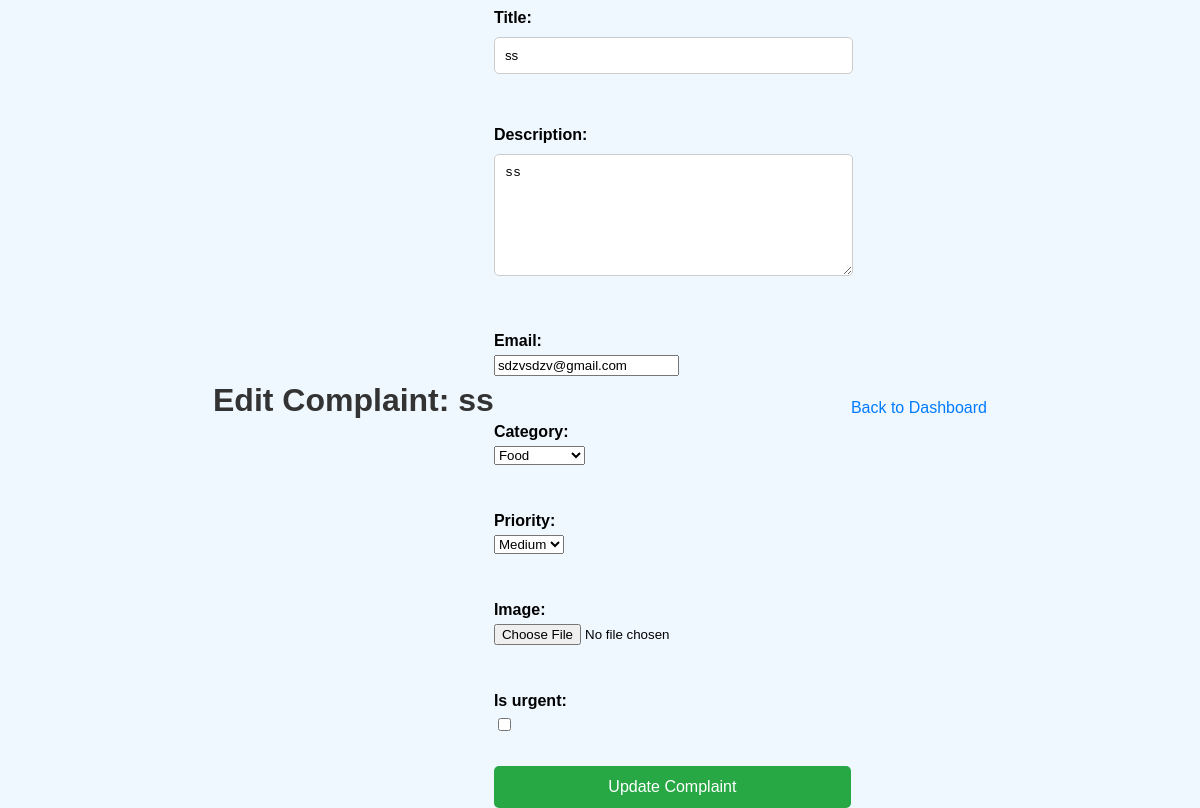
The page /complaints/edit/38/ (signed in) on the database its author committed.
### complaints/models.py (models this page shows, shortened)
class Complaint(models.Model):
    FOOD = 'FO'
    SERVICE = 'SV'
    CLEANLINESS = 'CL'
    CATEGORY_CHOICES = [
        (FOOD, 'Food'),
        (SERVICE, 'Service'),
        (CLEANLINESS, 'Cleanliness'),
    ]
    PENDING = 'PE'
    RESOLVED = 'RE'
    IN_PROGRESS = 'IP'
    STATUS_CHOICES = [
        (PENDING, 'Pending'),
        (RESOLVED, 'Resolved'),
        (IN_PROGRESS, 'In Progress'),
    ]
    HIGH = 'HI'
    MEDIUM = 'ME'
    LOW = 'LO'
    PRIORITY_CHOICES = [
        (HIGH, 'High'),
        (MEDIUM, 'Medium'),
        (LOW, 'Low'),
    ]
    user = models.ForeignKey(User, on_delete=models.CASCADE, null=True, blank=True)  # Link complaint to user
    title = models.CharField(max_length=255)
    description = models.TextField()
    category = models.CharField(max_length=2, choices=CATEGORY_CHOICES)
    email = models.EmailField(blank=True, null=True)  # Optional email field
    status = models.CharField(max_length=2, choices=STATUS_CHOICES, default=PENDING)  # Complaint status
    submitted_at = models.DateTimeField(auto_now_add=True)  # Automatically set when complaint is submitted
    status_updated_at = models.DateTimeField(auto_now=True)  # Automatically set when status is updated
    priority = models.CharField(max_length=2, choices=PRIORITY_CHOICES, default=MEDIUM)  # Complaint priority
    image = models.ImageField(upload_to='complaints/', blank=True, null=True)  # Optional image upload field
    resolved_at = models.DateTimeField(blank=True, null=True)  # Date and time when complaint was resolved
    is_urgent = models.BooleanField(default=False)  # Flag to mark complaints as urgent
    resolved_by = models.ForeignKey(User, on_delete=models.SET_NULL, blank=True, null=True, related_name='resolved_complaints')  # Admin who resolved the complaint

### complaints/views.py (the view)
# urls.py: path('edit/<int:complaint_id>/', views.edit_complaint, name='edit_complaint'),
@login_required
def edit_complaint(request, complaint_id):
    complaint = get_object_or_404(Complaint, id=complaint_id, user=request.user)
    if complaint.status != 'PE':
        messages.error(request, "You can't edit a complaint that is already being processed.")
        return redirect('user_dashboard')
    if request.method == 'POST':
        form = ComplaintForm(request.POST, request.FILES, instance=complaint)
        if form.is_valid():
            form.save()
            messages.success(request, 'Complaint updated successfully.')
            return redirect('user_dashboard')
    else:
        form = ComplaintForm(instance=complaint)
    return render(request, 'complaints/edit_complaint.html', {'form': form, 'complaint': complaint})

### complaints/forms.py (shortened to what this page needs)
class ComplaintForm(forms.ModelForm):
    class Meta:
        model = Complaint
        fields = ['title', 'description', 'email', 'category', 'priority', 'image', 'is_urgent']

### complaints/templates/complaints/edit_complaint.html (shortened to what this page needs)
{% load static %}
<!DOCTYPE html>
<html>
<head>
    <link rel="stylesheet" type="text/css" href="{% static 'css/edit_complaint.css' %}">
</head>
<body>
    <h1>Edit Complaint: {{ complaint.title }}</h1>
    <form method="post" enctype="multipart/form-data">
        {{ form.as_p }}
        <button type="submit">Update Complaint</button>
    </form>
    <a href="{% url 'user_dashboard' %}">Back to Dashboard</a>
</body>
</html>

### complaints/static/css/edit_complaint.css (style rules this page uses)
body { font-family: Arial, sans-serif; background-color: #f0f8ff; margin: 0; padding: 0; display: flex; justify-content: center; align-items: center; height: 100vh; }
h1 { color: #333; margin-bottom: 20px; }
form { display: flex; flex-direction: column; gap: 15px; text-align: left; }
label { font-weight: bold; margin-bottom: 5px; display: block; }
input[type="text"], textarea { width: calc(100% - 20px); padding: 10px; margin: 5px 0; border: 1px solid #ccc; border-radius: 5px; }
textarea { height: 100px; }
button { background-color: #28a745; color: white; border: none; padding: 12px; cursor: pointer; font-size: 16px; border-radius: 5px; }
a { display: inline-block; margin-top: 15px; text-decoration: none; color: #007bff; }

### rows shown on the page
Complaint: title "ss", description "ss", email "sdzvsdzv@gmail.com", category "Food", priority "Medium"
